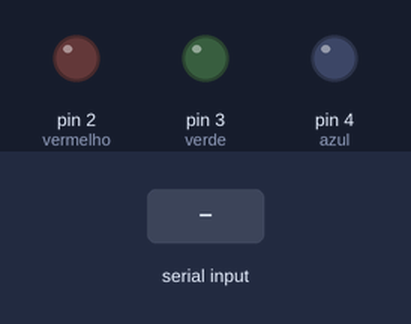
This sketch was run on a simulated Arduino Uno, built with avr-gcc and run on an emulated ATmega328P. Parts: output pins drawn as LEDs (lit = HIGH). The test bench sets the inputs (shaded band).

Above: at 1.2 s.
1.3 s: "a" received over the second serial link
At 2.2 s:
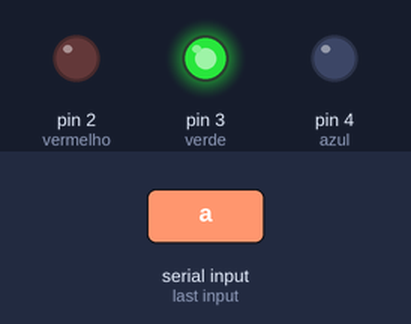
2.8 s: "b" received over the second serial link
At 3.3 s:
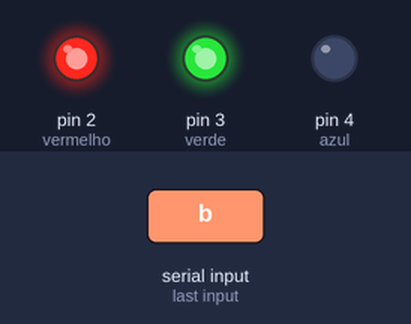
4.3 s: "c" received over the second serial link
At 5.5 s:
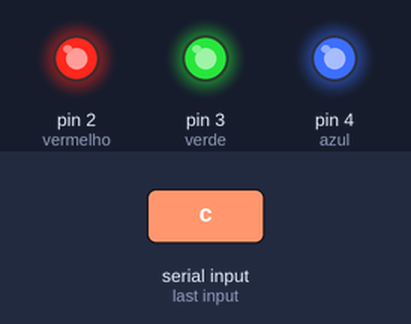
5.8 s: "a" received over the second serial link
At 6.8 s:
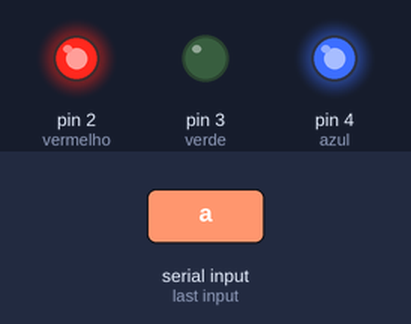
7.3 s: "b" received over the second serial link
At 7.9 s:
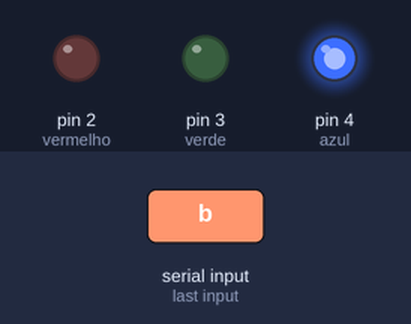
Timing chart, 0 to 9.8 s (numbered marks = the images above; inputs shaded):
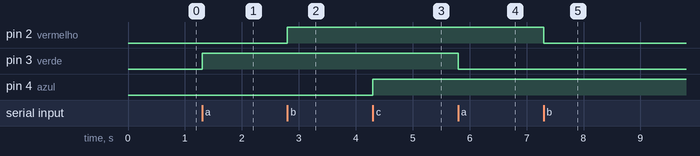

The sketch:

codigo_arduino.ino
```cpp
#include <SoftwareSerial.h>

SoftwareSerial HC05(10, 11);

int state = 0;
int state2 = 0;
int state3 = 0;

#define azul 4
#define verde 3
#define vermelho 2

void setup()
{
  Serial.begin(9600);
  HC05.begin(9600);

  pinMode(verde, OUTPUT);
  pinMode(azul, OUTPUT);
  pinMode(vermelho, OUTPUT);

}
void loop()
{

  int readBluetooth = HC05.read();

  switch (readBluetooth)
  {

    case 'a':
      state = !state;
      digitalWrite(verde, state);
      break;

    case 'b':
      state2 = !state2;
      digitalWrite(vermelho, state2);
      break;

    case 'c':
      state3 = !state3;
      digitalWrite(azul, state3);
      break;
  }
}
```

Measured:
- after the input at 1.3 s, pin 3 (verde): LOW → HIGH at once
- after the input at 2.8 s, pin 2 (vermelho): LOW → HIGH at once
- after the input at 4.3 s, pin 4 (azul): LOW → HIGH at once
- after the input at 5.8 s, pin 3 (verde): HIGH → LOW at once
- after the input at 7.3 s, pin 2 (vermelho): HIGH → LOW at once
